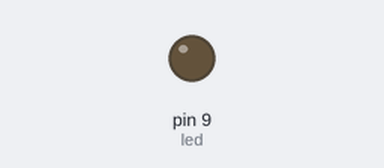
Recording of a sketch running on a simulated Arduino Uno, built with avr-gcc and run on an emulated ATmega328P. Parts: output pins drawn as LEDs (lit = HIGH).

Above: at 0.05 s.
Timing chart, 0 to 5.9 s (numbered marks = the images above):
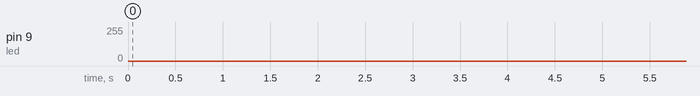

The sketch:

06_practice_2.ino
```cpp
int led = 9;         // the PWM pin the LED is attached to
int brightness = 0;  // how bright the LED is
int fadeAmount = 1;  // how many points to fade the LED by
int delayForSmooth = 5;

// the setup routine runs once when you press reset:
void setup() {
  // declare pin 9 to be an output:
  pinMode(led, OUTPUT);
}

// the loop routine runs over and over again forever:
void loop() {
  // set the brightness of pin 9:
  analogWrite(led, brightness);

  // change the brightness for next time through the loop:
  brightness = brightness + fadeAmount;

  // reverse the direction of the fading at the ends of the fade:
  if (brightness <= 0 || brightness >= 255) {
    fadeAmount = -fadeAmount;
  }
  // wait for 30 milliseconds to see the dimming effect
  delay(delayForSmooth);
}
```
